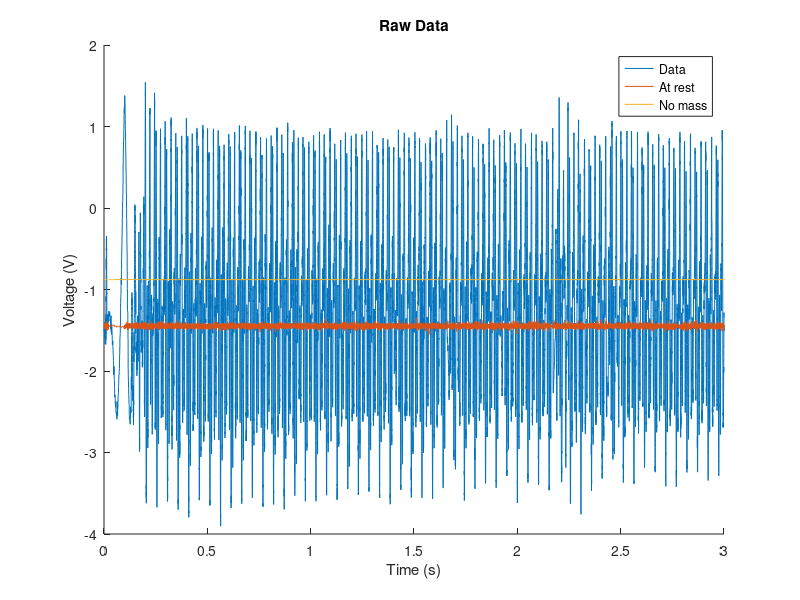
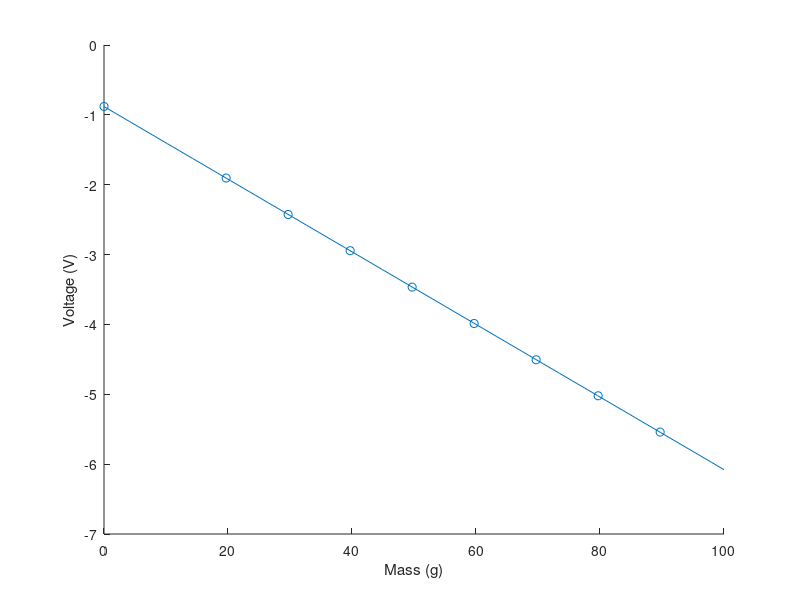
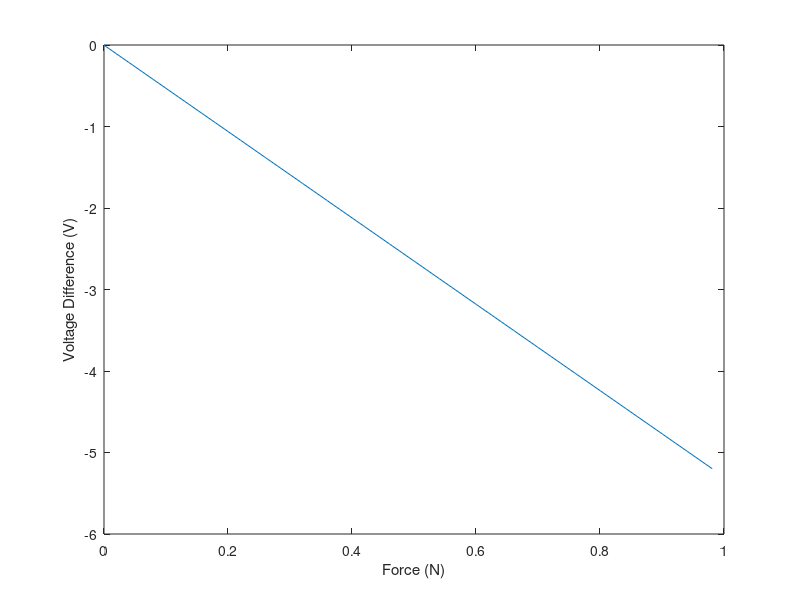
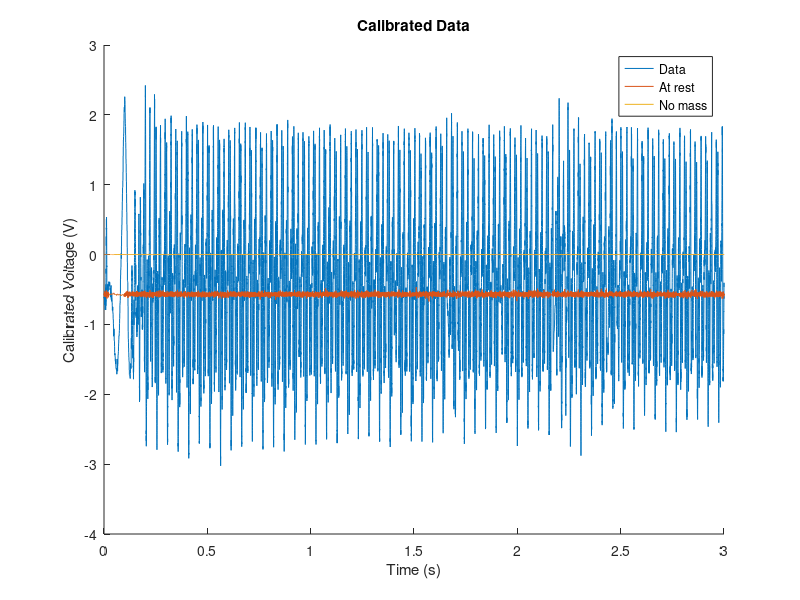

These figures' MATLAB source, in order: (Note: this script raises an error after producing the figures.)
load('data_11_13_24.mat')

close all

figure(1)
hold on
plot(tout, whole_wing_12v_11_13_24.signals.values, 'DisplayName', 'Data');
plot(tout, no_flapping_11_13_24.signals.values, 'DisplayName', 'At rest');
plot(tout, mass_0g_11_13_24.signals.values, 'DisplayName', 'No mass');

legend
xlabel("Time (s)");
ylabel("Voltage (V)");
title("Raw Data");

calibration_data = [0 mean(mass_0g_11_13_24.signals.values);
    19.7 mean(mass_19_7g_11_13_24.signals.values);
    29.7 mean(mass_29_7g_11_13_24.signals.values);
    39.7 mean(mass_39_7g_11_13_24.signals.values);
    49.7 mean(mass_49_7g_11_13_24.signals.values);
    59.7 mean(mass_59_7g_11_13_24.signals.values);
    69.7 mean(mass_69_7g_11_13_24.signals.values);
    79.7 mean(mass_79_7g_11_13_24.signals.values);
    89.7 mean(mass_89_7g_11_13_24.signals.values);];

figure(2)
scatter(calibration_data(:,1), calibration_data(:,2));

coefficients = polyfit(calibration_data(:,1), calibration_data(:,2), 1);

xFit = linspace(0, 100, 50);
yFit = polyval(coefficients , xFit);
hold on
plot(xFit, yFit);

xlabel("Mass (g)");
ylabel("Voltage (V)");

g = 9.81; % m/s^2
volt_no_mass = mean(mass_0g_11_13_24.signals.values);

x_force = xFit / 1000 * 9.81;
y_adjusted = yFit - volt_no_mass;
figure(3)
plot(x_force, y_adjusted);

xlabel("Force (N)");
ylabel("Voltage Difference (V)");

figure(4)
hold on
plot(tout, whole_wing_12v_11_13_24.signals.values - volt_no_mass, 'DisplayName', 'Data');
plot(tout, no_flapping_11_13_24.signals.values - volt_no_mass, 'DisplayName', 'At rest');
plot(tout, mass_0g_11_13_24.signals.values - volt_no_mass, 'DisplayName', 'No mass');

legend
xlabel("Time (s)");
ylabel("Calibrated Voltage (V)");
title("Calibrated Data");

b = y_adjusted(1);
m = -1 * coefficients(1) * 1000 / 9.81;

average_force = mean((whole_wing_12v_11_13_24.signals.values(5001:end) - volt_no_mass - b) / m);

figure(5)
hold on
plot(tout, (whole_wing_12v_11_13_24.signals.values - volt_no_mass - b) / m, 'DisplayName', 'Data');
plot(tout, (no_flapping_11_13_24.signals.values - volt_no_mass - b) / m, 'DisplayName', 'At rest, F = -0.1072 N');
plot(tout, (mass_0g_11_13_24.signals.values - volt_no_mass - b) / m, 'DisplayName', 'No mass');
yline(mean((whole_wing_12v_11_13_24.signals.values(5001:end) - volt_no_mass - b) / m), 'DisplayName', 'Average, F = -0.0731 N');

legend
xlabel("Time (s)");
ylabel("Net Force on Load Cell (N)");
title("Force on Load Cell Over Time");

sine_input = 0.7 * sin(19.5 * 2 * pi * tout);

figure(6)
hold on
plot(tout, sine_input, 'DisplayName', 'Sine Input');
plot(tout, (whole_wing_12v_11_13_24.signals.values - volt_no_mass - b) / m, 'DisplayName', 'Data');

legend
xlabel("Time (s)");
title("Sine Input and Force");